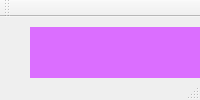
<?xml version="1.0" encoding="UTF-8"?>
<ui version="4.0">
 <class>MainWindow</class>
 <widget class="QMainWindow" name="MainWindow">
  <property name="windowTitle">
   <string>MainWindow</string>
  </property>
  <property name="animated">
   <bool>true</bool>
  </property>
  <property name="documentMode">
   <bool>true</bool>
  </property>
  <widget class="QWidget" name="centralwidget">
   <widget class="QLabel" name="lblHello">
    <property name="geometry">
     <rect>
      <x>30</x>
      <y>10</y>
      <width>221</width>
      <height>201</height>
     </rect>
    </property>
    <property name="font">
     <font>
      <family>휴먼엑스포</family>
      <pointsize>9</pointsize>
      <italic>false</italic>
      <bold>false</bold>
     </font>
    </property>
    <property name="styleSheet">
     <string notr="true">font: 9pt &quot;휴먼엑스포&quot;;
background-color: rgb(219, 110, 255);</string>
    </property>
    <property name="text">
     <string/>
    </property>
    <property name="textFormat">
     <enum>Qt::TextFormat::AutoText</enum>
    </property>
    <property name="pixmap">
     <pixmap>../../images/Lighthouse.jpg</pixmap>
    </property>
    <property name="scaledContents">
     <bool>true</bool>
    </property>
    <property name="margin">
     <number>5</number>
    </property>
    <property name="indent">
     <number>13</number>
    </property>
    <property name="openExternalLinks">
     <bool>true</bool>
    </property>
   </widget>
   <widget class="QPushButton" name="btnHello">
    <property name="geometry">
     <rect>
      <x>190</x>
      <y>230</y>
      <width>91</width>
      <height>20</height>
     </rect>
    </property>
    <property name="text">
     <string>Hello</string>
    </property>
   </widget>
   <widget class="QPushButton" name="btnWorld">
    <property name="geometry">
     <rect>
      <x>10</x>
      <y>230</y>
      <width>75</width>
      <height>24</height>
     </rect>
    </property>
    <property name="text">
     <string>World</string>
    </property>
   </widget>
  </widget>
  <widget class="QMenuBar" name="menubar">
   <property name="geometry">
    <rect>
     <x>0</x>
     <y>0</y>
     <width>1635</width>
     <height>22</height>
    </rect>
   </property>
  </widget>
  <widget class="QStatusBar" name="statusbar"/>
  <widget class="QToolBar" name="toolBar">
   <property name="windowTitle">
    <string>toolBar</string>
   </property>
   <attribute name="toolBarArea">
    <enum>TopToolBarArea</enum>
   </attribute>
   <attribute name="toolBarBreak">
    <bool>false</bool>
   </attribute>
  </widget>
 </widget>
 <resources/>
 <connections/>
</ui>
